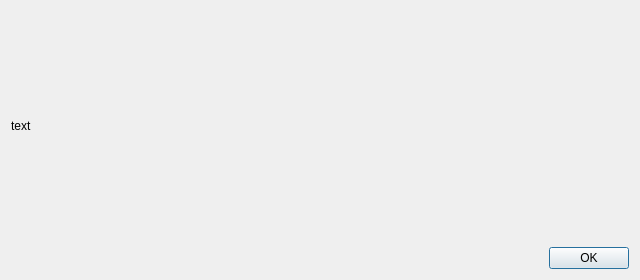
<?xml version="1.0" encoding="UTF-8"?>
<ui version="4.0">
 <class>GenericErrorDialog</class>
 <widget class="QDialog" name="GenericErrorDialog">
  <property name="geometry">
   <rect>
    <x>0</x>
    <y>0</y>
    <width>640</width>
    <height>280</height>
   </rect>
  </property>
  <property name="sizePolicy">
   <sizepolicy hsizetype="Preferred" vsizetype="Preferred">
    <horstretch>0</horstretch>
    <verstretch>0</verstretch>
   </sizepolicy>
  </property>
  <property name="windowTitle">
   <string>Error</string>
  </property>
  <layout class="QVBoxLayout" name="verticalLayout">
   <item>
    <widget class="QLabel" name="textLabel">
     <property name="text">
      <string>text</string>
     </property>
     <property name="scaledContents">
      <bool>false</bool>
     </property>
     <property name="alignment">
      <set>Qt::AlignLeading|Qt::AlignLeft|Qt::AlignVCenter</set>
     </property>
     <property name="wordWrap">
      <bool>true</bool>
     </property>
    </widget>
   </item>
   <item>
    <widget class="QDialogButtonBox" name="buttonBox">
     <property name="orientation">
      <enum>Qt::Horizontal</enum>
     </property>
     <property name="standardButtons">
      <set>QDialogButtonBox::Ok</set>
     </property>
    </widget>
   </item>
  </layout>
 </widget>
 <resources/>
 <connections>
  <connection>
   <sender>buttonBox</sender>
   <signal>accepted()</signal>
   <receiver>GenericErrorDialog</receiver>
   <slot>accept()</slot>
   <hints>
    <hint type="sourcelabel">
     <x>248</x>
     <y>254</y>
    </hint>
    <hint type="destinationlabel">
     <x>157</x>
     <y>274</y>
    </hint>
   </hints>
  </connection>
  <connection>
   <sender>buttonBox</sender>
   <signal>rejected()</signal>
   <receiver>GenericErrorDialog</receiver>
   <slot>reject()</slot>
   <hints>
    <hint type="sourcelabel">
     <x>316</x>
     <y>260</y>
    </hint>
    <hint type="destinationlabel">
     <x>286</x>
     <y>274</y>
    </hint>
   </hints>
  </connection>
 </connections>
</ui>
